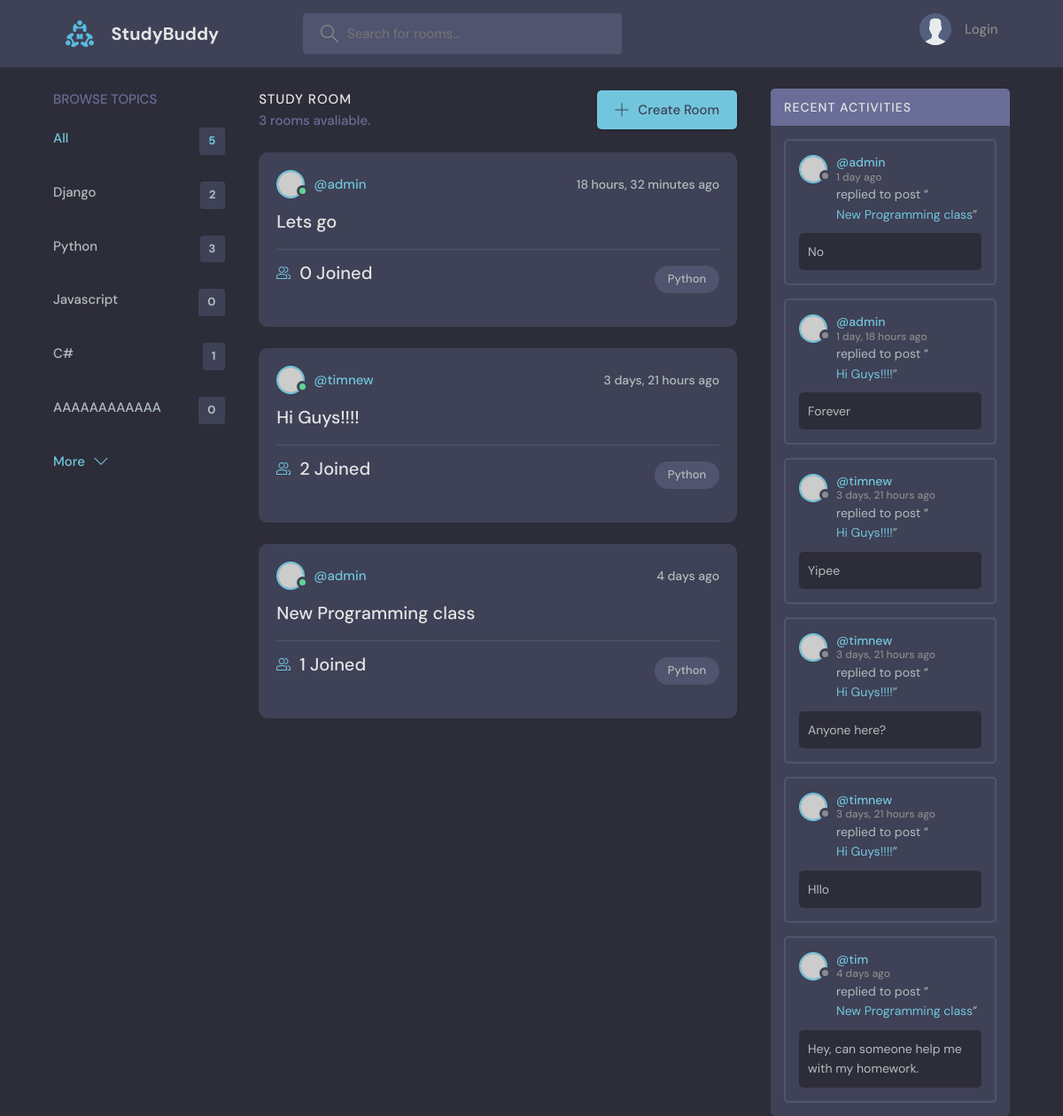
Page /?q=Python on the committed database.
### messagingapp/models.py (models this page shows, shortened)
class Topic(models.Model):
    name = models.CharField(max_length=200)

class Room(models.Model):
    host = models.ForeignKey(User, on_delete=models.SET_NULL, null=True)
    topic = models.ForeignKey(Topic, on_delete=models.SET_NULL, null=True)
    name = models.CharField(max_length=200)
    description = models.TextField(null=True, blank=True)
    participants = models.ManyToManyField(User, related_name='participants', blank=True)
    updated = models.DateTimeField(auto_now=True)
    created = models.DateTimeField(auto_now_add=True)
    class Meta:
        ordering = ['-updated', '-created']
    def __str__(self):
        return self.name

class Message(models.Model):
    user = models.ForeignKey(User, on_delete=models.CASCADE)
    room = models.ForeignKey(Room, on_delete=models.CASCADE)
    body = models.TextField()
    updated = models.DateTimeField(auto_now=True)
    created = models.DateTimeField(auto_now_add=True)
    class Meta:
        ordering = ['-updated', '-created']

### messagingapp/views.py (the view)
# urls.py: path('', views.home_page, name='home'),
def home_page(request: HttpRequest) -> HttpResponse:
    q = request.GET.get('q') if request.GET.get('q') else ''
    rooms = Room.objects.filter(
        Q(topic__name__icontains = q) |
        Q(name__icontains=q) |
        Q(description__icontains=q)
    )
    topics = Topic.objects.all()
    room_count = rooms.count()
    room_messages = Message.objects.filter(Q(room__topic__name__icontains=q))
    context = {'rooms': rooms, 'topics': topics, 'room_count': room_count, 'room_messages': room_messages}
    return render(request, 'messagingapp/home.html', context)

### messagingapp/templates/messagingapp/home.html (shortened to what this page needs)
{% extends 'base.html' %}
{% block content %}
    <main class="layout layout--3">
      <div class="container">
          {%  include 'messagingapp/topics_component.html' %}
        <div class="roomList">
          <div class="roomList__header">
            <div>
              <h2>Study Room</h2>
              <p>{{ room_count }} rooms avaliable.</p>
            </div>
            <a class="btn btn--main" href="{% url 'create-room' %}">
              <svg version="1.1" xmlns="http://www.w3.org/2000/svg" width="32" height="32" viewBox="0 0 32 32">
                <title>add</title>
                <path
                  d="M16.943 0.943h-1.885v14.115h-14.115v1.885h14.115v14.115h1.885v-14.115h14.115v-1.885h-14.115v-14.115z"
                ></path>
              </svg>
              Create Room
            </a>
          </div>
          {% include 'messagingapp/feed_component.html' %}
        </div>
          {% include 'messagingapp/activity_component.html' %}
      </div>
    </main>
{% endblock %}

### messagingapp/templates/messagingapp/topics_component.html
<div class="topics">
  <div class="topics__header">
    <h2>Browse Topics</h2>
  </div>
  <ul class="topics__list">
    <li>
      <a href="{% url 'home' %}" class="active">All <span>{{ topics.count }}</span></a>
    </li>
      {% for topic in topics %}
        <li>
          <a href="{% url 'home' %}?q={{ topic.name }}">{{ topic.name }} <span>{{ topic.room_set.all.count }}</span></a>
        </li>
      {% endfor %}
  </ul>
  <a class="btn btn--link" href="topics.html">
    More
    <svg version="1.1" xmlns="http://www.w3.org/2000/svg" width="32" height="32" viewBox="0 0 32 32">
      <title>chevron-down</title>
      <path d="M16 21l-13-13h-3l16 16 16-16h-3l-13 13z"></path>
    </svg>
  </a>
</div>

### messagingapp/templates/messagingapp/feed_component.html (shortened to what this page needs)
{% for room in rooms %}
    <div class="roomListRoom">
        <div class="roomListRoom__header">
          <a href="{% url 'user-profile' room.host.id %}" class="roomListRoom__author">
            <div class="avatar avatar--small active">
              <img src="https://randomuser.me/api/portraits/men/11.jpg" />
            </div>
            <span>@{{ room.host.username }}</span>
          </a>
          <div class="roomListRoom__actions">
            <span>{{ room.created|timesince }} ago</span>
          </div>
        </div>
        <div class="roomListRoom__content">
          <a href="{% url 'room' room.id %}">{{ room.name }}</a>
            <div class="roomListRoom__meta">
              <a href="{% url 'room' room.id %}" class="roomListRoom__joined">
                  {{ room.participants.all.count }} Joined
              </a>
              <p class="roomListRoom__topic">{{ room.topic.name }}</p>
            </div>
        </div>
    </div>
{% endfor %}

### messagingapp/templates/messagingapp/activity_component.html (shortened to what this page needs)
<div class="activities">
  <div class="activities__header">
    <h2>Recent Activities</h2>
  </div>
    {% for message in room_messages %}
        <div class="activities__box">
            <div class="activities__boxHeader roomListRoom__header">
              <a href="{% url 'user-profile' message.user.id %}" class="roomListRoom__author">
                <div class="avatar avatar--small">
                  <img src="https://randomuser.me/api/portraits/women/11.jpg" />
                </div>
                <p>
                  @{{ message.user }}
                  <span>{{ message.created|timesince }} ago</span>
                </p>
              </a>
            </div>
            <div class="activities__boxContent">
              <p>replied to post “<a href="{% url 'room' message.room.id %}">{{ message.room}}</a>”</p>
              <div class="activities__boxRoomContent">
                  {{ message.body }}
              </div>
            </div>
        </div>
    {% endfor %}
  </div>

### rows in the picture
Topic: name "Django", room_set.all.count "2"
Topic: name "Python", room_set.all.count "3"
Topic: name "Javascript", room_set.all.count "0"
Topic: name "C#", room_set.all.count "1"
Topic: name "AAAAAAAAAAAA", room_set.all.count "0"
Room: host.username "admin", created "18 hours, 32 minutes", name "Lets go", participants.all.count "0", topic.name "Python"
Room: host.username "timnew", created "3 days, 21 hours", name "Hi Guys!!!!", participants.all.count "2", topic.name "Python"
Room: host.username "admin", created "4 days", name "New Programming class", participants.all.count "1", topic.name "Python"
Message: user "admin", created "1 day", room "New Programming class", body "No"
Message: user "admin", created "1 day, 18 hours", room "Hi Guys!!!!", body "Forever"
Message: user "timnew", created "3 days, 21 hours", room "Hi Guys!!!!", body "Yipee"
Message: user "timnew", created "3 days, 21 hours", room "Hi Guys!!!!", body "Anyone here?"
Message: user "timnew", created "3 days, 21 hours", room "Hi Guys!!!!", body "Hllo"
Message: user "tim", created "4 days", room "New Programming class", body "Hey, can someone help me with my homework."

### other values in the picture
{{ topics.count }} "5"
{{ room_count }} "3"
